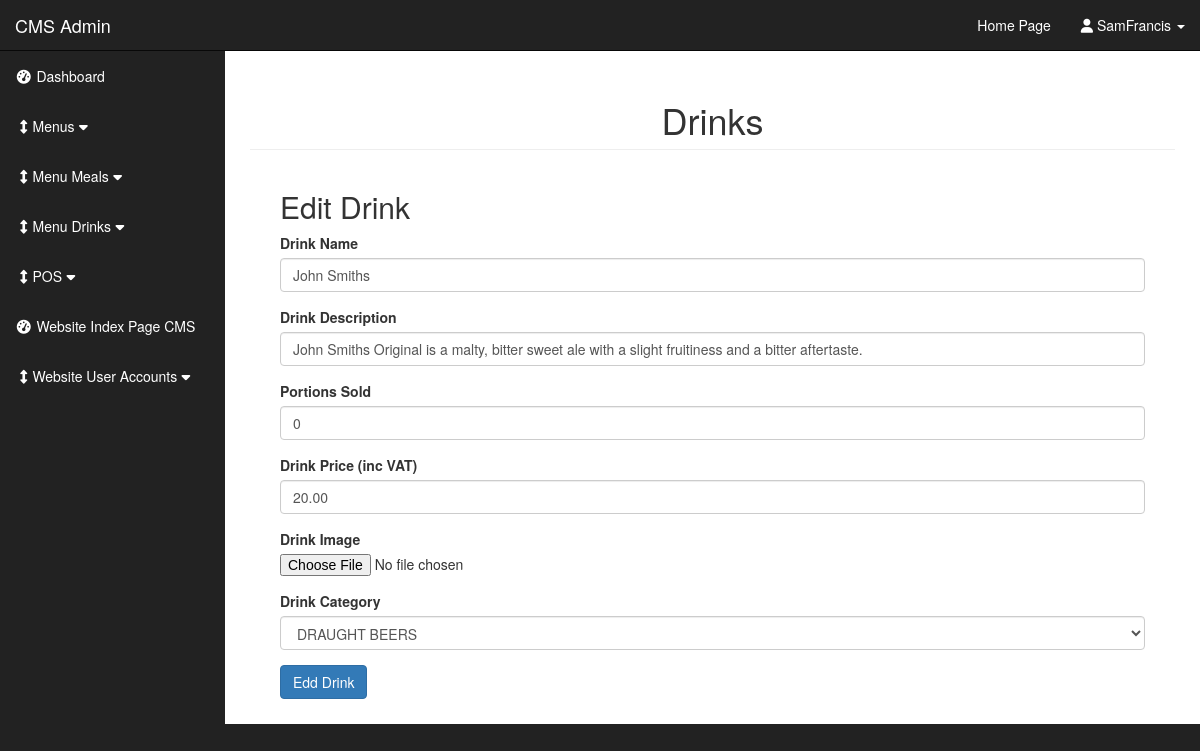
/admin/drinks.php?source=edit_drink&p_id=4 (signed in), run on the app's committed database.
### tables this page shows
CREATE TABLE `drinks` (
  `drink_id` int(11) NOT NULL,
  `drink_name` varchar(50) NOT NULL,
  `drink_description` varchar(255) NOT NULL,
  `drink_image` varchar(50) NOT NULL,
  `drink_price` float(10,2) NOT NULL,
  `drink_category_id` int(11) NOT NULL,
  `drink_portions` int(11) NOT NULL
);

### admin/functions.php (called while the page is built, shortened)
<?php
function escape($string){
	global $connection;
	$string = mb_convert_encoding($string, 'UTF-8', 'UTF-8');
	$string   = stripslashes($string);
	return mysqli_real_escape_string($connection, trim(strip_tags($string)));
}
?>

### admin/includes/edit_drink.php (the view, shortened to what this page needs)
<?php
if(isset($_GET['p_id'])){
		$get_drink_id = escape($_GET['p_id']);
	}
		 $stmt = mysqli_prepare($connection,"SELECT drink_id, drink_name, drink_description, drink_category_id, drink_price, drink_image, drink_portions
		 FROM drinks WHERE drink_id = ?");
		 mysqli_stmt_bind_param($stmt,"i", $get_drink_id);
		 $stmt->execute();
         $stmt->bind_result($drink_id, $drink_name, $drink_description, $drink_category_id, $drink_price, $drink_image, $drink_portions);
	   while($stmt->fetch()){
			$drink_id = escape($drink_id) ;
			$drink_name = escape($drink_name);
			$drink_description = escape($drink_description);
			$drink_description =  stripslashes( $drink_description);
			$drink_category_id = escape($drink_category_id);
			$drink_price= escape($drink_price);
			$drink_price = number_format(floor($drink_price*100)/100,2, '.', '');
            $drink_portions = escape($drink_portions);
	    }
	?>
<div class="container-fluid">
   <div class="col-lg-12">
	<h2> Edit Drink</h2>
	<form action = "" method="post" enctype="multipart/form-data">
	<div class = "form-group">
	<label for= "title">Drink Name</label>
	<input type="text" name="drink_name" id="drink_name" class="form-control" placeholder="Enter drink name" autocomplete="on" value="<?php echo isset($drink_name) ? $drink_name : '' ;?>" >
    </div>
	<div class = "form-group">
	<label for= "title">Drink Description</label>
	<input type="text" name="drink_description" id="drink_description" class="form-control" placeholder="Enter drink description" autocomplete="on" value="<?php echo isset($drink_description) ? $drink_description : '' ;?>" >
    </div>
	<div class = "form-group">
	<label for= "title">Portions Sold</label>
	<input type="number_format" name="drink_portions" id="drink_portions" class="form-control" placeholder="Enter drink portions" autocomplete="on" value="<?php echo isset($drink_portions) ? $drink_portions : '' ;?>" >
    </div>
	<div class = "form-group">
	<label for= "title">Drink Price (inc VAT)</label>
	<input type="text" name="drink_price" id="drink_price" class="form-control" placeholder="Enter drink price" autocomplete="on" value="<?php echo isset($drink_price) ? $drink_price: '' ;?>" >
    </div>
	<div class = "form-group">
	<label for= "drinks_image">Drink Image</label>
	<input  type = "file" name = "image"  alt='drinkimage'>
    </div>
	<div class = "form-group">
	<label for= "post_categories">Drink Category</label>
	<select name="drink_category" id="drink_category" class="form-control" >
	<?php
	 $stmt = mysqli_prepare($connection,"SELECT * FROM drink_category WHERE drink_category_id = {$drink_category_id}");
	 $stmt->bind_result($drink_id , $drink_title);
	 if($stmt->execute()){
	  $stmt->bind_result($drink_id , $drink_title);
		while($stmt->fetch()){
		$drink_id = escape($drink_id );
		$drink_title = escape($drink_title);
		echo "<option value='$drink_id'>{$drink_title}</option>";
		}
	 }
	?>
	</select>
	</div>
	<div class = "form-group">
    <input class = "btn btn-primary" type = "submit" name = "edit_drink" value="Edd Drink" id ="edit_drink">
	</div>
    </form>
    </div>
 </div>

### admin/css/styles.css (style rules this page uses)
body { margin-top: 100px; background-color: #222; }
@media (min-width:768px) { body { margin-top: 50px; } }

### data on the page
drinks: drink_name "John Smiths", drink_description "John Smiths Original is a malty, bitter sweet ale with a slight fruitiness and a bitter aftertaste.", drink_portions "0", drink_price "20.00"

### other printed values
$_SESSION['user_name'] "SamFrancis"
form field drink_category "DRAUGHT BEERS"
